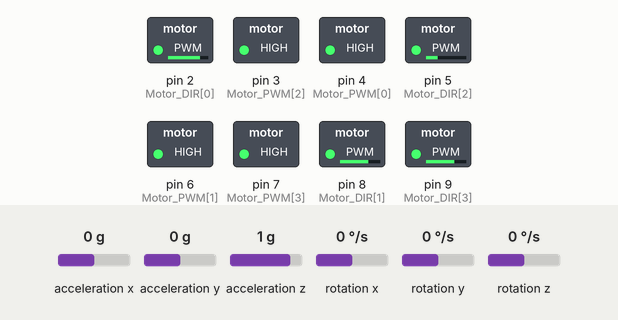
This sketch was run on a simulated Arduino Mega 2560, built with avr-gcc and run on an emulated ATmega2560. On the bench: switched loads named in the sketch (green lamp = pin HIGH). Inputs (shaded band) come from the test bench; at power-on: rotation z 0 °/s, acceleration x 0 g, acceleration y 0 g, acceleration z 1 g, rotation x 0 °/s, rotation y 0 °/s.

Above: at 1.7 s.
1.8 s: rotation z set to -192 °/s
At 2.26 s:
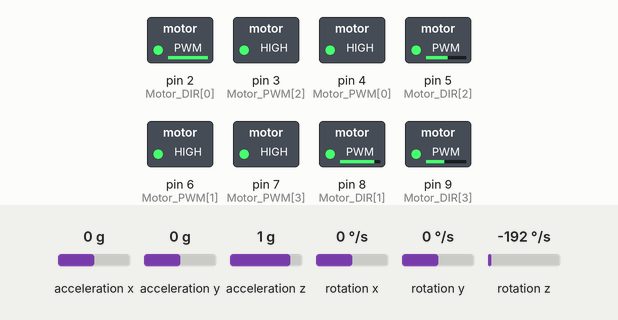
At 2.88 s:
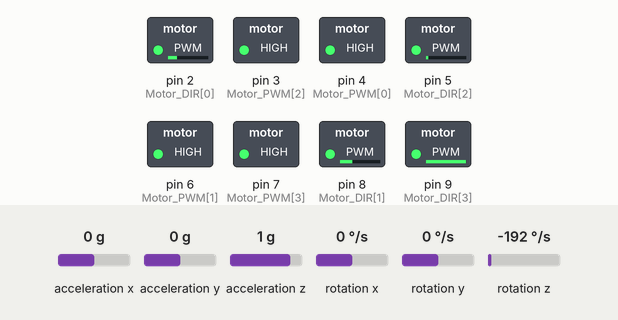
4.8 s: acceleration x set to -0.8 g
At 5.32 s:
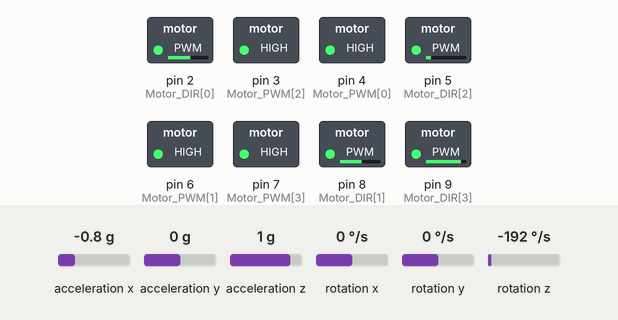
7.8 s: rotation z set to 0 °/s
9.3 s: rotation z set to 100 °/s
12.3 s: acceleration y set to -0.8 g
15.3 s: acceleration z set to 1.4 g
Timing chart, 0 to 19.3 s (numbered marks = the images above; inputs shaded):
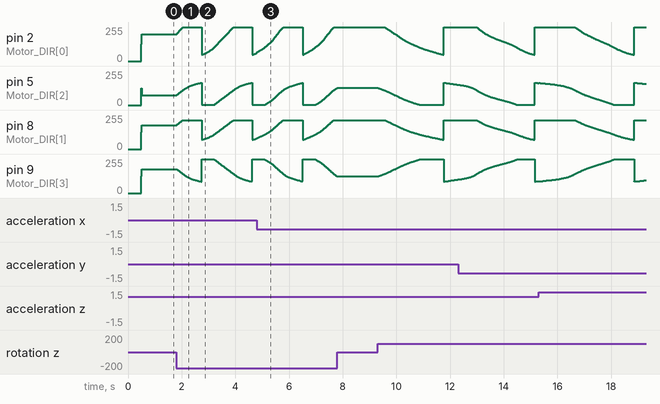

The sketch:

straight.ino
```cpp
#include <math.h>
#include "I2Cdev.h"
#include "MPU6050_6Axis_MotionApps20.h"
#include "Wire.h"

#define gryo_p 0.8

//////// GAME MODE (1:デバッグ表示あり, 0:本番用) //////////
int game_mode = 0;

// 回り込みのための計算式の係数
#define CIRC_BASE pow(0.6, 1.0 / 22.0)
#define CIRC_WEIGHT 3.5

#define STRAIGHT_SPEED 60
#define CIRC_SPEED     50

int move_angle = 0;

/////// ボタン関連
const int buttonOn_Pin = 52;
const int buttonOff_Pin = 53;
bool game_flag = 0;            // 1: ゲーム中 (ボール追従)
int game_start = 0;            // 1: スタート準備中 (姿勢制御のみ)

// タイムアウト設定 (ms)
const unsigned long TIMEOUT_MS = 5;

// --- 変数定義 ---
double print[32];
int Motor_PWM[4] = {4,6,3,7};
int Motor_DIR[4] = {2,8,5,9};
int speed_pwm = 0;
double face_rad = 0.0;
int Motor_angle[4] = {45, 135, 225, 315};
double Motor_rad[4] = {0.0, 0.0, 0.0, 0.0};
double Motor_rev[4] = {1.4, 1, 1, -1}; // 反転調整
double power[4] = {0.0, 0.0, 0.0, 0.0};
int speed = 0; // グローバル変数を0で初期化

// --- ジャイロ変数 ---
MPU6050 mpu;
uint8_t devStatus;
uint16_t packetSize;
uint8_t fifoBuffer[64];
Quaternion q;
VectorFloat gravity;
float ypr[3];
double current_yaw = 0.0;

int ir_flag = 0;   // 0:ボールなし, 1:ボールあり
int ir_angle = 0;  // 0〜360度
int ir_dist = 255; // 0:近い 〜 255:遠い

int line_flag = 0;   // 0:ラインなし, 1:ラインあり
int line_angle = 0;  // ラインの角度
byte sensor_raw[4];
int line_check[32];

// ==========================================
// ジャイロ初期化
// ==========================================
void setupMPU() {
  Wire.begin();
  Wire.setClock(400000);
  mpu.initialize();
  devStatus = mpu.dmpInitialize();

  mpu.setXAccelOffset(-1811);
  mpu.setYAccelOffset(-1108);
  mpu.setZAccelOffset(960);
  mpu.setXGyroOffset(72);
  mpu.setYGyroOffset(-9);
  mpu.setZGyroOffset(0);

  if (devStatus == 0) {
    mpu.CalibrateAccel(6);
    mpu.CalibrateGyro(6);
    mpu.setDMPEnabled(true);
    packetSize = mpu.dmpGetFIFOPacketSize();
  } else {
    Serial.print("DMP Initialization failed.");
  }
}

// ==========================================
// ジャイロ値取得
// ==========================================
double getYawPitchRoll() {
  if (mpu.dmpGetCurrentFIFOPacket(fifoBuffer)) {
    mpu.dmpGetQuaternion(&q, fifoBuffer);
    mpu.dmpGetGravity(&gravity, &q);
    mpu.dmpGetYawPitchRoll(ypr, &q, &gravity);

    double mpu_degree = ypr[0] * 180 / M_PI;
    print[18] = mpu_degree;
    current_yaw = mpu_degree;
  }
  return current_yaw;
}

// ==========================================
// Setup
// ==========================================
void setup()
{
  Serial.begin(115200);
  Serial1.begin(115200);
  Serial2.begin(115200);
  Serial3.begin(115200);
  setupMPU();

  pinMode(buttonOn_Pin, INPUT_PULLUP);
  pinMode(buttonOff_Pin, INPUT_PULLUP);

  // タイマー設定 (Arduino Mega前提)
  TCCR1B = (TCCR1B & 0b11111000) | 0x01;
  TCCR2B = (TCCR2B & 0b11111000) | 0x01;
  TCCR3B = (TCCR3B & 0b11111000) | 0x01;
  TCCR4B = (TCCR4B & 0b11111000) | 0x01;

  for(int i = 0; i < 4; i++){
    pinMode(Motor_PWM[i], OUTPUT);
    pinMode(Motor_DIR[i], OUTPUT);
    digitalWrite(Motor_PWM[i], HIGH);
    analogWrite(Motor_DIR[i], 127); // 初期停止
    Motor_rad[i] = Motor_angle[i] * M_PI / 180.0;
  }
    for (int i = 0; i < 4; i++) {

    digitalWrite(Motor_PWM[i], HIGH);

    analogWrite(Motor_DIR[i], 127);

  }
}

// ==========================================
// モーター出力
// ==========================================
void Motor(int Motor_num, int motor_speed) // 引数名変更
{
    // motor_speedは 0〜127 程度の大きさ
    int pwm_val = 127 + motor_speed;
    if (pwm_val > 255) pwm_val = 255;
    if (pwm_val < 0)   pwm_val = 0;

    digitalWrite(Motor_PWM[Motor_num], HIGH);
    analogWrite(Motor_DIR[Motor_num], pwm_val);
}

// ==========================================
// 移動関数
// ==========================================
void MotorDrive(int face_angle, int speed_per, int gryo_val)
{
  speed_pwm = 127 * speed_per / 100;
  face_rad = face_angle * M_PI / 180.0;

  for (int i = 0; i < 4; i++) {
    power[i] = (sin(Motor_rad[i] - face_rad) * speed_pwm + gryo_val) * Motor_rev[i];
  }

  double max_val = 0.0;
  for (int i = 0; i < 4; i++){
    if (abs(power[i]) > max_val){
      max_val = abs(power[i]);
    }
  }

  double ratio = 1.0;
  if (max_val > 127.0){
    ratio = 127.0 / max_val;
  }

  for(int i = 0; i < 4; i++){
    int final_power = (int)(power[i] * ratio);
    Motor(i, final_power);
  }
}


// ==========================================
// Main Loop
// ==========================================
void loop()
{
  // ジャイロ更新
  double gryo_val = getYawPitchRoll() * gryo_p ;
  MotorDrive(0, 60, gryo_val);
}
```

Measured:
- after the input at 1.8 s, pin 5 (Motor_DIR[2]): ramps from 1/255 to 168/255 and jumps back, once every 1.9 s; pin 8 (Motor_DIR[1]): ramps from 70/255 to 217/255 and jumps back, once every 1.9 s
- after the input at 7.8 s, pin 2 (Motor_DIR[0]): stops changing and stays 254/255; pin 5 (Motor_DIR[2]): stops changing and stays 128/255; pin 8 (Motor_DIR[1]): stops changing and stays 217/255; pin 9 (Motor_DIR[3]): stops changing and stays 126/255
